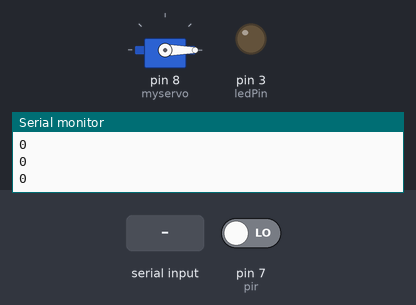
This sketch was run on a simulated Arduino Uno, built with avr-gcc and run on an emulated ATmega328P. Parts: servo, output pins drawn as LEDs (lit = HIGH), the last lines printed to the serial monitor. Inputs (shaded band) come from the test bench; at power-on: pin 7 (pir) LOW.

Above: at 1.2 s.
1.3 s: "1" received over Serial
At 1.9 s:
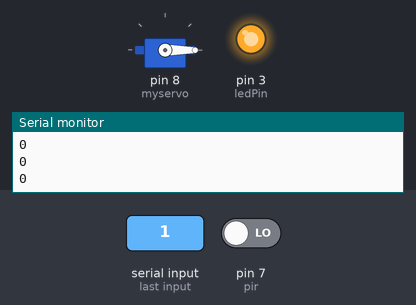
2.8 s: pin 7 (pir) driven HIGH
At 3.1 s:
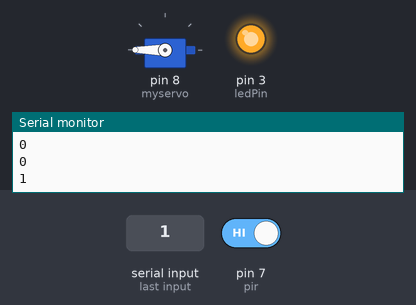
4.3 s: "0" received over Serial
At 6.0 s:
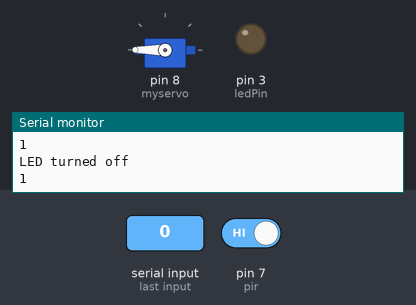
6.5 s: pin 7 (pir) driven LOW
At 7.7 s:
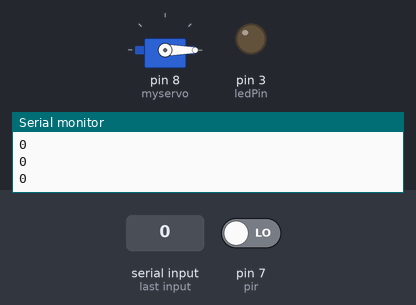
Timing chart, 0 to 9.5 s (numbered marks = the images above; inputs shaded):
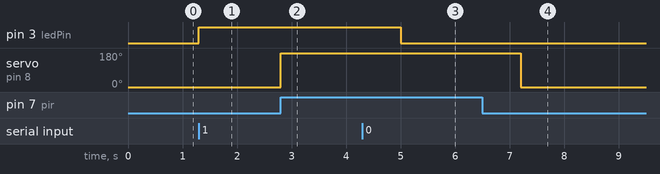

The sketch:

mix2.ino
```cpp
#include <Servo.h>

Servo myservo;
int pir = 7;          // Digital pin for PIR motion sensor
int ledPin = 3;

void setup() {
  pinMode(ledPin, OUTPUT);
  Serial.begin(9600);
  pinMode(pir, INPUT);
  myservo.attach(8);  // Digital pin for servo motor
}

void ledLoop() {
  while (Serial.available() > 0) {
    char command = Serial.read();
    if (command == '1') {
      digitalWrite(ledPin, HIGH);
      Serial.println("LED turned on");
    } else if (command == '0') {
      digitalWrite(ledPin, LOW);
      Serial.println("LED turned off");
    }
  }
}

void motorLoop() {
  int motionDetected = digitalRead(pir);
  Serial.println(motionDetected);  // Print PIR sensor state

  if (motionDetected == HIGH) {
    myservo.write(180);  // Move servo to 180 degrees when motion is detected
    delay(1000);         // Keep position for 1 second
  } else {
    myservo.write(0);    // Move servo back to 0 degrees when no motion is detected
  }

  delay(100);  // Short delay to stabilize sensor readings
}

void loop() {
  ledLoop();   // Check for LED control commands via Serial
  motorLoop(); // Check for motion and control the servo
}
```

Measured:
- after the input at 1.3 s, pin 3 (ledPin): LOW → HIGH at once
- after the input at 2.8 s, servo on pin 8 (myservo): 0° → 180° at once
- after the input at 4.3 s, pin 3 (ledPin): HIGH → LOW after 0.70 s
- after the input at 6.5 s, servo on pin 8 (myservo): 180° → 0° after 0.70 s
